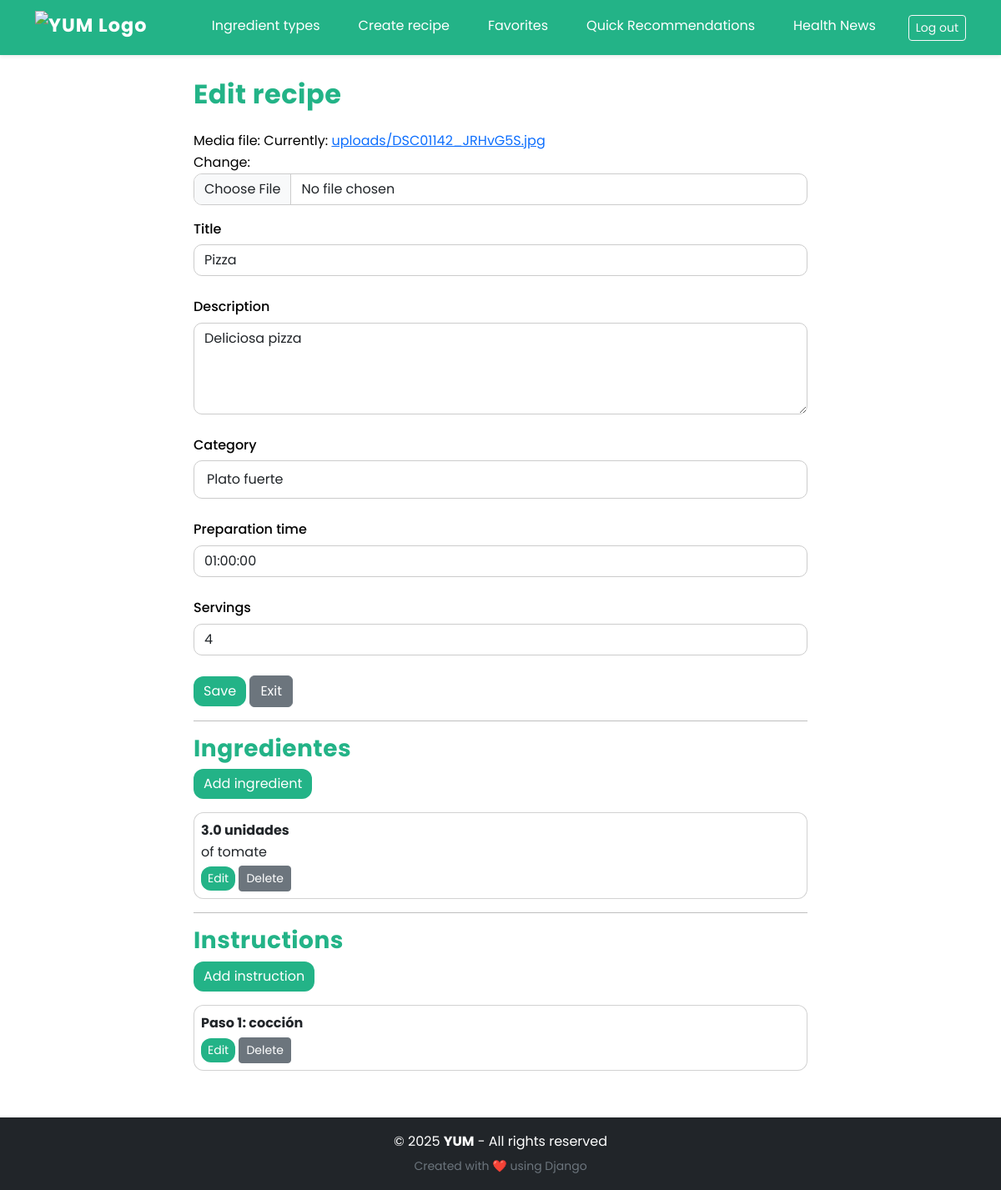
The page /user_dash/recipes/21/edit/ (signed in) on the database its author committed.
### core/models.py (models this page shows, shortened)
class Multimedia(models.Model):
    file = models.FileField(upload_to="uploads/")
    creation_date = models.DateTimeField(auto_now_add=True)
    content_type = models.ForeignKey(ContentType, on_delete=models.CASCADE)
    object_id = models.PositiveIntegerField()
    content_object = GenericForeignKey("content_type", "object_id")

class Recipe(models.Model):
    CATEGORY_CHOICES = [
    ('plato fuerte', 'Plato fuerte'),
    ('entrada', 'Entrada'),
    ('pasabocas', 'Pasabocas'),
    ('postre', 'Postre'),
    ('acompañamiento', 'Acompañamiento'),
    ('ensalada', 'Ensalada'),
    ('bebida', 'Bebida'),
    ]
    user = models.ForeignKey(User, on_delete=models.CASCADE, related_name="recipes")
    title = models.CharField(max_length=200)
    description = models.TextField()
    category = models.CharField(
        max_length=20,
        choices=CATEGORY_CHOICES,
        default='plato fuerte'
    )
    creation_date = models.DateTimeField(auto_now_add=True)
    preparation_time = models.DurationField()
    portions = models.PositiveIntegerField()
    nutritional_value = models.IntegerField(default=0, editable=False)  # IA
    media_score = models.FloatField(default=0, editable=False)  # promedio reseñas

class Ingredient(models.Model):
    recipe = models.ForeignKey("Recipe", on_delete=models.CASCADE, related_name="ingredients")
    ingredient_type = models.ForeignKey(IngredientType, on_delete=models.CASCADE, related_name="types")
    quantity = models.FloatField()
    unit = models.CharField(max_length=50)

class IngredientType(models.Model):
    CATEGORY_CHOICES = [
        ('vegetal', 'Vegetal'),
        ('animal', 'Animal'),
        ('mineral', 'Mineral'),
        ('procesado', 'Procesado'),
        ('ultraprocesado', 'Ultraprocesado'),
    ]
    nombre = models.CharField(max_length=100, unique=True)
    category = models.CharField(max_length=20, choices=CATEGORY_CHOICES)
    vitamins = models.JSONField(blank=True, null=True)  # lista de strings en formato json
    excesses = models.JSONField(blank=True, null=True)  # lista de strings en formato json
    user = models.ForeignKey(
        settings.AUTH_USER_MODEL,
        on_delete=models.CASCADE,
        related_name="ingredient_types",
        null=True, blank=True
    )

class Instruction(models.Model):
    recipe = models.ForeignKey(Recipe, on_delete=models.CASCADE, related_name="instructions")
    title = models.CharField(max_length=200)
    details = models.TextField()
    complexity = models.PositiveIntegerField(validators=[MinValueValidator(0), MaxValueValidator(5)])
    n_step = models.PositiveIntegerField()  # número de paso
    def __str__(self):
        return f"Paso {self.n_step}: {self.title}"

### yum_users/views.py (the view, shortened to what this page needs)
# urls.py: path('recipes/<int:pk>/edit/', RecipeUpdateView.as_view(), name='recipe_edit'),
class RecipeUpdateView(CommonUserRequiredMixin, UpdateView):
    model = Recipe
    form_class = RecipeForm
    template_name = "yum_users/recipe/add.html"
    def get_context_data(self, **kwargs):
        ctx = super().get_context_data(**kwargs)
        recipe = self.get_object()
        existing_media = Multimedia.objects.filter(
            content_type=ContentType.objects.get_for_model(Recipe),
            object_id=recipe.id
        ).first()
        if self.request.POST:
            ctx["media_form"] = MultimediaForm(
                self.request.POST,
                self.request.FILES,
                instance=existing_media
            )
        else:
            ctx["media_form"] = MultimediaForm(instance=existing_media)
        return ctx
    def get_object(self, queryset=None):
        obj = super().get_object(queryset)
        if obj.user != self.request.user:
            raise PermissionDenied("No puedes editar esta receta.")
        return obj

### core/forms.py
class RecipeForm(forms.ModelForm):
    class Meta:
        model = Recipe
        fields = ["title", "description", "category", "preparation_time", "portions"]
        widgets = {
            "description": forms.Textarea(attrs={"rows": 4,'class': 'form-control rounded' }),
            "preparation_time": forms.TextInput(attrs={"placeholder": "Ejemplo: 1:30:00 para 1h 30min", 'class': 'form-control rounded'}),
            "title": forms.TextInput(attrs={'class': 'form-control rounded'}),
            "category": forms.Select(attrs={'class': 'form-control rounded'}),
            "portions": forms.NumberInput(attrs={'class': 'form-control rounded'}),
        }
        labels = {
            "title": _("Título"),
            "description": _("Descripción"),
            "category": _("Categoría"),
            "preparation_time": _("Tiempo de preparación"),
            "portions": _("Porciones"),
        }

class MultimediaForm(forms.ModelForm):
    class Meta:
        model = Multimedia
        fields = ["file"]
        widgets = {
            "file": forms.ClearableFileInput(attrs={"multiple": False, "class": "form-control", "null": True, "blank": True}),
        }
        labels = {
            "file": _("Archivo multimedia"),
        }

### core/mixins.py (called while the page is built)
    def dispatch(self, request, *args, **kwargs):
        if not hasattr(request.user, "role") or request.user.role != "common":
            return redirect(self.login_url)
        return super().dispatch(request, *args, **kwargs)

### core/models.py (called while the page is built)
    def is_admin(self):
        return self.role == "admin"

### yum_users/templates/yum_users/recipe/add.html (shortened to what this page needs)
{% extends "core/base.html" %}
{% load static %}
{% load i18n %}
{% block content %}
<div class="row">
    <div class="col-md-8 offset-md-2">
        <h2 class="mb-4">{% if view.object %}{% trans "Editar receta" %}{% else %}{% trans "Nueva receta" %}{% endif %}</h2>
        <form method="post" enctype="multipart/form-data">
            {% if view.object %}
                {{ media_form.as_p }}
            {% endif %}
            {% for field in form %}
                <div class="mb-4">
                    <label class="form-label" for="{{ field.id_for_label }}">{{ field.label }}</label>
                    {{ field }}
                </div>
            {% endfor %}
            {% if not view.object %}
                <button type="submit" class="btn btn-brand">{% trans "Añadir ingredientes e instrucciones" %}</button>
            {% else %}
            <div class="mt-3 row-justify-content-between">
                <button type="submit" class="btn btn-brand">{% trans "Guardar " %}</button>
                <a href="{% url 'user_home' %}" class="btn btn-secondary">{% trans "Salir" %}</a>
            </div>
            {% endif %}
        </form>
        {% if view.object %}
        <hr>
        <h3>Ingredientes</h3>
        <div class="mb-3">
            <a href="{% url 'ingredient_add' view.object.id %}" class="btn btn-brand">{% trans "Añadir ingrediente" %}</a>
        </div>
        {% for ingredient in view.object.ingredients.all %}
            <div class="card mb-2 p-2">
                <strong>{{ ingredient.quantity }} {{ ingredient.unit }}</strong>{% trans "de" %} {{ ingredient.ingredient_type.nombre }}
                <div class="mt-1">
                    <a href="{% url 'ingredient_edit' ingredient.id %}" class="btn btn-sm btn-brand">{% trans "Editar" %}</a>
                    <a href="{% url 'ingredient_delete' ingredient.id %}" class="btn btn-sm btn-secondary">{% trans "Eliminar" %}</a>
                </div>
            </div>
        {% empty %}
            <p>{% trans "No hay ingredientes agregados." %}</p>
        {% endfor %}
        <hr>
        <h3>{% trans "Instrucciones" %}</h3>
        <div class="mb-3">
            <a href="{% url 'instruction_add' view.object.id %}" class="btn btn-brand">{% trans "Añadir instrucción" %}</a>
        </div>
        {% for instruction in view.object.instructions.all %}
            <div class="card mb-2 p-2">
                <strong>{{ instruction }}</strong>
                <div class="mt-1">
                    <a href="{% url 'instruction_edit' instruction.id %}" class="btn btn-sm btn-brand">{% trans "Editar" %}</a>
                    <a href="{% url 'instruction_delete' instruction.id %}" class="btn btn-sm btn-secondary">{% trans "Eliminar" %}</a>
                </div>
            </div>
        {% empty %}
            <p>{% trans "No hay ingredientes agregados." %}</p>
        {% endfor %}
        {% endif %}
    </div>
</div>
{% endblock %}

### core/static/core/css/styles.css (style rules this page uses)
:root { --brand-green: #23b387; --brand-green-hover: #1d9470; --brand-green-light: rgba(35, 179, 135, 0.05); --brand-green-shadow: rgba(35, 179, 135, 0.25); --brand-white: #ffffff; --brand-black: #000000; --text-muted: #6c757d; --text-dark: #212529; --border-color: #ccc; --border-light: #e0e0e0; --shadow-sm: 0 2px 8px rgba(0, 0, 0, 0.1); --shadow-md: 0 4px 10px rgba(0, 0, 0, 0.1); --shadow-lg: 0 8px 20px rgba(0, 0, 0, 0.15); --shadow-xl: 0 10px 25px rgba(0, 0, 0, 0.15); --border-radius: 12px; --transition-base: 0.3s ease; }
body { font-family: 'Poppins', sans-serif; background-color: var(--brand-white); color: var(--brand-black); line-height: 1.6; padding-top: 70px; }
h1, h2, h3, .auth-title { font-weight: 700; letter-spacing: 0.5px; color: var(--brand-green); }
.btn-brand { background-color: var(--brand-green) !important; color: var(--brand-white) !important; border: none !important; border-radius: var(--border-radius) !important; transition: background-color var(--transition-base); }
.form-control, .form-select { border-radius: 10px !important; border: 1px solid var(--border-color); transition: border-color var(--transition-base), box-shadow var(--transition-base); }
select.form-control, select.form-select { padding: 10px 15px; font-size: 1rem; }
.form-label { font-weight: 500; margin-bottom: 6px; }
.card { border-radius: var(--border-radius); transition: transform var(--transition-base), box-shadow var(--transition-base); }

### rows shown on the page
Recipe: form "Pizza" "Deliciosa pizza" "Plato fuerte" "01:00:00" "4"
Ingredient: quantity "3.0", unit "unidades", ingredient_type.nombre "tomate"
Instruction: n_step+title "Paso 1: cocción"

### other values the page prints
{{ field.label }} "Title" "Description" "Category" "Preparation time" "Servings"
{{ year|default:"2025" }} "2025"
